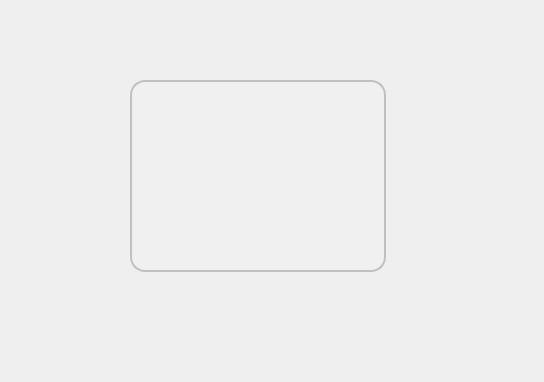
<?xml version="1.0" encoding="UTF-8"?>
<ui version="4.0">
 <class>show_all_fav</class>
 <widget class="QDialog" name="show_all_fav">
  <property name="geometry">
   <rect>
    <x>0</x>
    <y>0</y>
    <width>544</width>
    <height>382</height>
   </rect>
  </property>
  <property name="windowTitle">
   <string>Dialog</string>
  </property>
  <widget class="QTextBrowser" name="textBrowser_show_all_fav">
   <property name="geometry">
    <rect>
     <x>130</x>
     <y>80</y>
     <width>256</width>
     <height>192</height>
    </rect>
   </property>
   <property name="styleSheet">
    <string notr="true">QTextBrowser {
    background-color: #F0F0F0; /* Background color */
    border: 2px solid #C0C0C0; /* Border color */
    border-radius: 15px; /* Curved corners */
    color: #404040; /* Text color */
    padding: 10px; /* Padding for content */
    box-shadow: 2px 2px 5px rgba(0, 0, 0, 0.5); /* Shadow effect */
    font-weight: bold; /* Set font to bold */
}

QTextBrowser::hover {
    border: 2px solid #A0A0A0; /* Darker border on hover */
}

QTextBrowser::focus {
    border: 2px solid #606060; /* Even darker border when focused */
}
</string>
   </property>
  </widget>
 </widget>
 <resources/>
 <connections/>
</ui>
